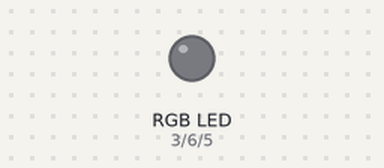
The sketch below on a simulated Arduino Uno, built with avr-gcc and run on an emulated ATmega328P. On the bench: an RGB LED mixed from three pins (HIGH = lit). Dim RGB values are drawn brighter than linear; what the sketch prints to the serial monitor is not drawn.

Above: at 0.1 s.
At 24.66 s:
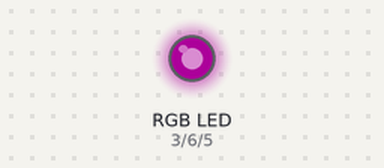
At 26.48 s:
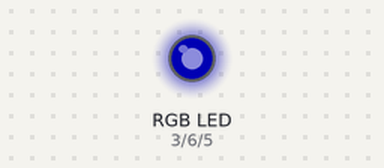
At 28.3 s:
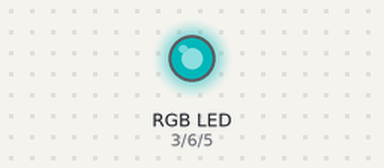
At 32.24 s:
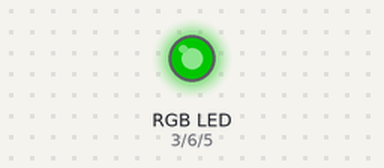
At 39.78 s:
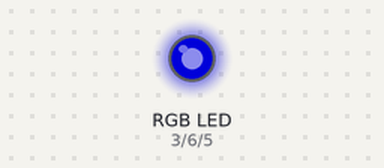
Timing chart, 0 to 40.0 s (numbered marks = the images above):
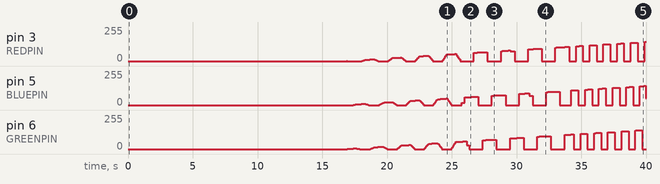

Measured:
- by itself, pin 6 (GREENPIN): 0/255 → 1/255 at 16.9 s, → 2/255 0.14 s later, → 3/255 0.16 s later, → 4/255 0.16 s later, … (197 changes in this stretch)

The sketch:

TestLedStrip.ino
```cpp
//#include <CapSense.h>
#include "hsv2rgb.h"

#define REDPIN    3
#define GREENPIN  6
#define BLUEPIN   5

#define FADESPEED   5     // make this higher to slow down
#define FILTERSPEED 0.8

#define MINTHRES   3000
#define MAXTHRES   10000

byte ledstrip[3] = {0};
long capValue = 0;
long capBase = 0;

//CapSense cs = CapSense(4,2);

void setup() {
  pinMode(REDPIN, OUTPUT);
  pinMode(GREENPIN, OUTPUT);
  pinMode(BLUEPIN, OUTPUT);

  //cs.set_CS_AutocaL_Millis(0xFFFFFFFF);
  //cs.set_CS_Timeout_Millis(200);

  //capBase = cs.capSense(30);

  Serial.begin(115200);         // (input channel is default set to 1)
}


void loop() {
  static int hue;
  static byte val;
  static long capRaw;

  /*capRaw = cs.capSense(30) * 0.2 + 0.8 * capRaw;

  if (capRaw > capBase)
    capBase = 0.99 * capBase + 0.01 * capRaw;
  else
    capBase = 0.8 * capBase + 0.2 * capRaw;

  capValue = constrain(abs(capRaw - capBase), 0, MAXTHRES)*0.8 + capValue * 0.2;
  */
  if (capValue > MINTHRES) {
    //hue = constrain(map(capValue, MINTHRES, MAXTHRES, 0, 360), 0, 360);
    val = constrain(map(capValue, MINTHRES, MAXTHRES, 0, 255), 0, 255);
  }
  else {
    //hue = 0;
    val = 0;
  }

  hue = hue + capValue / MINTHRES;

  if (hue > 360)
    hue = hue % 360;

  hsv2rgb(hue, 255, val, &ledstrip[0], &ledstrip[1], &ledstrip[2], 255); // convert hsv to rgb values

  // fade gradually if no MIDI control changes recieved
  for (int i = 0; i < sizeof(ledstrip); i++) {
    if (ledstrip[i] > 0){
      ledstrip[i] = ledstrip[i] - 1;
    }
  }

  if (capValue > MAXTHRES) {
    capValue = MINTHRES;
  }
  else {
    capValue++;
  }

  //Serial.print(capRaw); Serial.print('\t');
  Serial.print(capValue); Serial.print('\t');
  //Serial.print(capBase); Serial.print('\t');
  Serial.print(hue);      Serial.print('\t');
  Serial.println(val);

  //accel.dump();
  writeLEDs();
  delay(FADESPEED);
}


void writeLEDs() {
  analogWrite(REDPIN,   ledstrip[0]);
  analogWrite(GREENPIN, ledstrip[1]);
  analogWrite(BLUEPIN,  ledstrip[2]);
}
```

hsv2rgb.cpp
```cpp
/******************************************************************************
 * Tis function converts HSV values to RGB values, scaled from 0 to maxBrightness
 *
 * The ranges for the input variables are:
 * hue: 0-360
 * sat: 0-255
 * lig: 0-255
 *
 * The ranges for the output variables are:
 * r: 0-maxBrightness
 * g: 0-maxBrightness
 * b: 0-maxBrightness
 *
 * r,g, and b are passed as pointers, because a function cannot have 3 return variables
 * Use it like this:
 * int hue, sat, val;
 * unsigned char red, green, blue;
 * // set hue, sat and val
 * hsv2rgb(hue, sat, val, &red, &green, &blue, maxBrightness); //pass r, g, and b as the location where the result should be stored
 * // use r, b and g.
 *
 * (c) Elco Jacobs, E-atelier Industrial Design TU/e, July 2011.
 *
 *****************************************************************************/


void hsv2rgb(unsigned int hue, unsigned int sat, unsigned int val, \
              unsigned char * r, unsigned char * g, unsigned char * b, unsigned char maxBrightness ) {
  unsigned int H_accent = hue/60;
  unsigned int bottom = ((255 - sat) * val)>>8;
  unsigned int top = val;
  unsigned char rising  = ((top-bottom)  *(hue%60   )  )  /  60  +  bottom;
  unsigned char falling = ((top-bottom)  *(60-hue%60)  )  /  60  +  bottom;

  switch(H_accent) {
  case 0:
    *r = top;
    *g = rising;
    *b = bottom;
    break;

  case 1:
    *r = falling;
    *g = top;
    *b = bottom;
    break;

  case 2:
    *r = bottom;
    *g = top;
    *b = rising;
    break;

  case 3:
    *r = bottom;
    *g = falling;
    *b = top;
    break;

  case 4:
    *r = rising;
    *g = bottom;
    *b = top;
    break;

  case 5:
    *r = top;
    *g = bottom;
    *b = falling;
    break;
  }
  // Scale values to maxBrightness
  *r = *r * maxBrightness/255;
  *g = *g * maxBrightness/255;
  *b = *b * maxBrightness/255;
}
```

hsv2rgb.h
```cpp
#ifndef RGB2HSV_h
#define RGB2HSV_h

void hsv2rgb(unsigned int hue, unsigned int sat, unsigned int val, \
              unsigned char * r, unsigned char * g, unsigned char * b, unsigned char maxBrightness );

#endif
```
